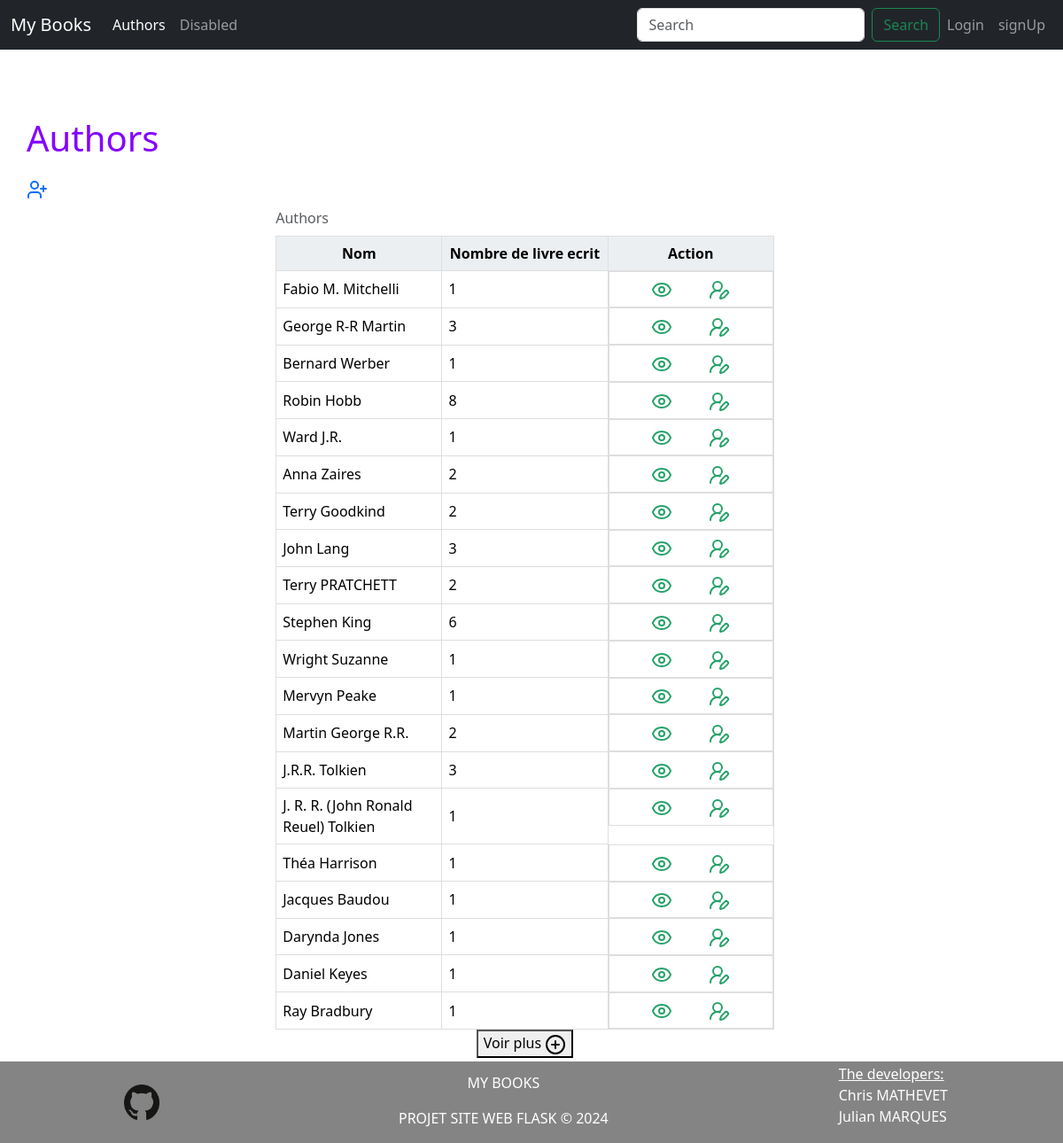
Screenshot of /view/author?lim=20 with the database file from the repository.
### myApp/models.py (models this page shows, shortened)
class Author(db.Model):
    id = db.Column(db.Integer, primary_key=True)
    name = db.Column(db.String(100))
    def get_nb_books_by_author(self):
        return len(get_books_by_author(self.id))

### myApp/views.py (the view)
@app.route("/view/author")
def list_author():
    lim = int(request.args.get('lim', 10))
    return render_template(
        "authors.html",
        title="Authors",
        limiteAutheur=lim,
        authors=mod.get_sample_authors(lim))

### myApp/models.py (called while the page is built)
def get_sample_authors(lim = 10):
    return Author.query.limit(lim).all()

def get_books_by_author(id:int):
    return Author.query.get_or_404(id).books.all()

### myApp/templates/authors.html (shortened to what this page needs)
{% extends 'baseBS.html' %}
{% block styles %}
{{ super() }}
<link rel="stylesheet" href="{{ url_for('static',
filename='home.css')}}">
<link rel="stylesheet" href="{{ url_for('static',
filename='tableau.css')}}">
{% endblock %}
{% block content %}
<h1>{{title}}</h1>
<a href="{{ url_for('add_author')}}">
</a>
<div class="sample">
    <table>
        <caption>Authors</caption>
        <thead>
            <tr style="text-align: center;">
                <th>Nom</th>
                <th>Nombre de livre ecrit</th>
                <th>Action</th>
            </tr>
            {% for x in authors %}
            <tr>
            <td>{{ x.name }}</td>
            <td>
                {{ x.get_nb_books_by_author()}}
            </td>
            <td style="text-align: center; display: flex; justify-content: space-evenly;">
                <a href="{{ url_for('one_author', id=x.id)}}">
                </a>
                <a href="{{ url_for('edit_author', id=x.id) }}">
                </a>
            </td>
            </tr>
            {% endfor %}
        </thead>
    </table>
    <a id="bas" href="{{ url_for('list_author', lim=limiteAutheur + 10) }}#bas">
        <button>Voir plus
            <svg xmlns="http://www.w3.org/2000/svg" width="24" height="24" viewBox="0 0 24 24" fill="none" stroke="currentColor" stroke-width="2" stroke-linecap="round" stroke-linejoin="round" class="lucide lucide-circle-plus"><circle cx="12" cy="12" r="10"/><path d="M8 12h8"/><path d="M12 8v8"/>
            </svg>
        </button>
    </a>
</div>
{% endblock %}

### myApp/static/home.css (style rules this page uses)
h1 { color: rgb(132, 0, 255); margin-top: 0.5em; margin-bottom: 0.5em; }
div.sample { text-align: center; margin-left: 25%; margin-right: 25%; }

### myApp/static/tableau.css (style rules this page uses)
table { border: 1px solid #dededf; height: 100%; width: 100%; table-layout: fixed; border-collapse: collapse; border-spacing: 2px; text-align: left; overflow: auto; }
caption { caption-side: top; text-align: left; }
th { border: 1px solid #dededf; background-color: #eceff1; color: #000000; padding: 7px; }
td { border: 1px solid #dededf; background-color: #ffffff; color: #000000; padding: 7px; }

### rows the page displays
Author: name "Fabio M. Mitchelli", get_nb_books_by_author "1"
Author: name "George R-R Martin", get_nb_books_by_author "3"
Author: name "Bernard Werber", get_nb_books_by_author "1"
Author: name "Robin Hobb", get_nb_books_by_author "8"
Author: name "Ward J.R.", get_nb_books_by_author "1"
Author: name "Anna Zaires", get_nb_books_by_author "2"
Author: name "Terry Goodkind", get_nb_books_by_author "2"
Author: name "John Lang", get_nb_books_by_author "3"
Author: name "Terry PRATCHETT", get_nb_books_by_author "2"
Author: name "Stephen King", get_nb_books_by_author "6"
Author: name "Wright Suzanne", get_nb_books_by_author "1"
Author: name "Mervyn Peake", get_nb_books_by_author "1"
Author: name "Martin George R.R.", get_nb_books_by_author "2"
Author: name "J.R.R. Tolkien", get_nb_books_by_author "3"
Author: name "J. R. R. (John Ronald Reuel) Tolkien", get_nb_books_by_author "1"
Author: name "Théa Harrison", get_nb_books_by_author "1"
Author: name "Jacques Baudou", get_nb_books_by_author "1"
Author: name "Darynda Jones", get_nb_books_by_author "1"
Author: name "Daniel Keyes", get_nb_books_by_author "1"
Author: name "Ray Bradbury", get_nb_books_by_author "1"

### other values shown
{{ title }} "Authors"
